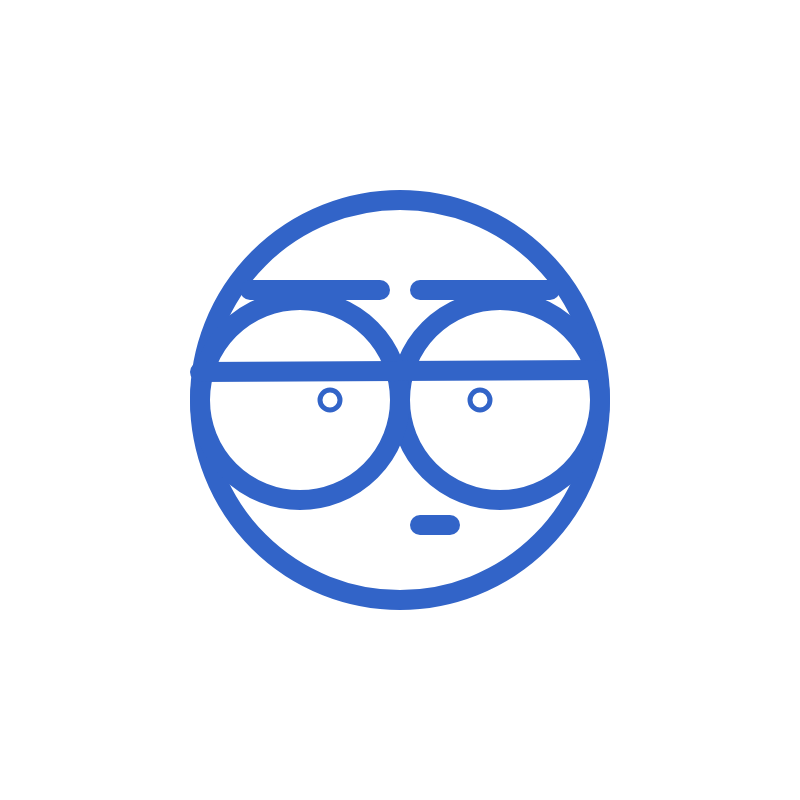
Frame 1 (no input)
Frame 60 (no input): identical to frame 1, image omitted
Frame 120 (the mouse pressed at the canvas centre since frame 60): identical to frame 1, image omitted

The p5.js sketch that drew this single still picture (run headless with seeded random() and noise() and a simulated clock; from frame 60 on, the mouse is pressed at the canvas centre):

// p5.js sketch
// ── sketch.js

  function setup() {
  createCanvas(800, 800);
  // Help blind or low-vision users understand your sketch
  describe("A 400 by 400 pixel gray canvas.");
}

function draw() {
  background(255,255,255);
  fill(255,255,255);
  stroke(50,100,200);
  strokeWeight(20);
  // head
  circle(400,400,400);
  // eyes
  circle(500,400,200);
  circle(300,400,200);
  stroke (50,100,200);
  // pupils
   circle(480,400,5);
     circle(330,400,5);
  // brows + mouth
  line(250, 290, 380, 290);
    line (200, 372, 595, 370);
  line(550, 290, 420, 290);
    line(420, 525, 450, 525);
}
